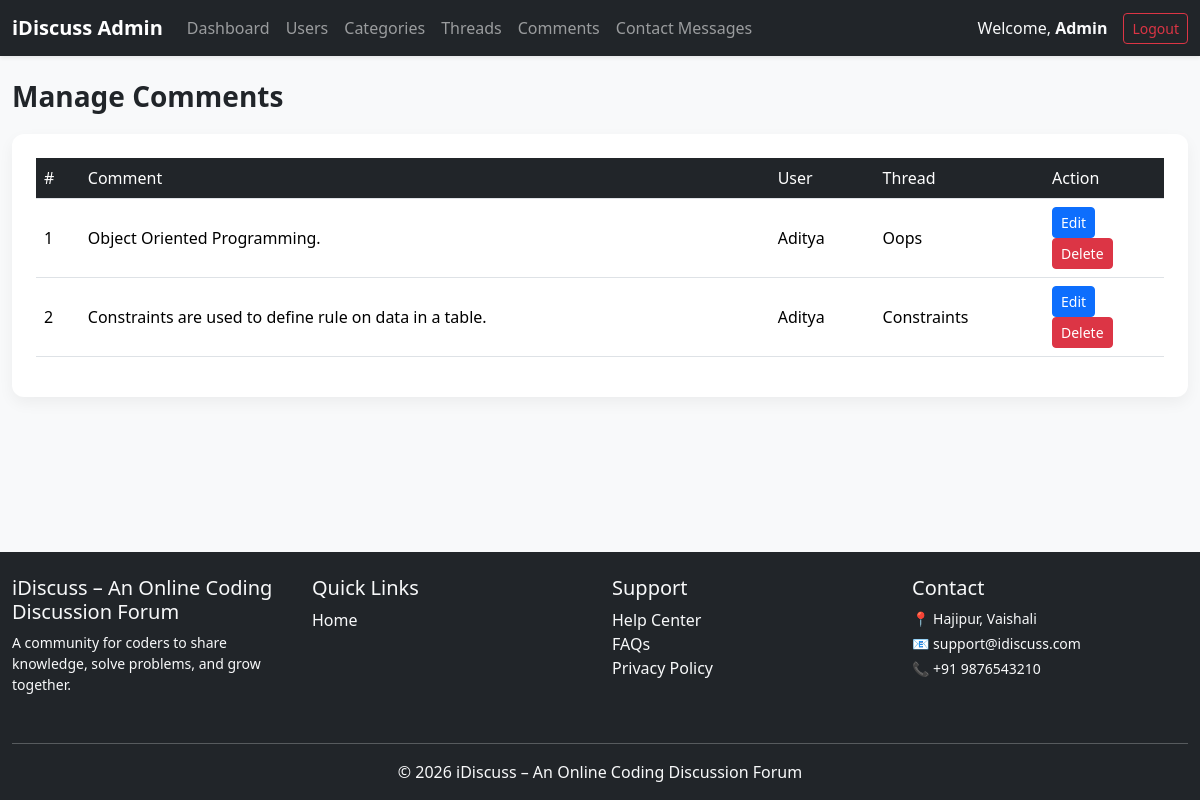
Page /admin/comments.php (signed in) on the committed database.
### tables this page shows
CREATE TABLE `comments` (
  `comment_id` int(8) NOT NULL,
  `comment_content` text NOT NULL,
  `thread_id` int(8) NOT NULL,
  `comment_by` int(8) NOT NULL,
  `comment_time` datetime NOT NULL DEFAULT current_timestamp()
);

CREATE TABLE `users` (
  `sno` int(8) NOT NULL,
  `username` varchar(30) NOT NULL,
  `email` varchar(100) NOT NULL,
  `password` varchar(255) NOT NULL,
  `timestamp` datetime NOT NULL,
  `role` varchar(10) DEFAULT 'user'
);

CREATE TABLE `thread` (
  `thread_id` int(7) NOT NULL,
  `thread_title` varchar(255) NOT NULL,
  `thread_desc` text NOT NULL,
  `thread_cat_id` int(7) NOT NULL,
  `thread_user_id` int(7) NOT NULL,
  `timestamp` datetime DEFAULT current_timestamp()
);

### admin/comments.php (the view, shortened to what this page needs)
<?php
require '../dbconnect.php';
require 'partials/header.php';
?>
<h3 class="page-title">Manage Comments</h3>
<div class="card admin-card p-4">
<table class="table table-hover admin-table table-hover">
<thead>
<tr>
    <th>#</th>
    <th>Comment</th>
    <th>User</th>
    <th>Thread</th>
    <th width="120">Action</th>
</tr>
</thead>
<tbody>
<?php
$res = mysqli_query($con, "
    SELECT comments.*, users.username, thread.thread_title
    FROM comments
    JOIN users ON comments.comment_by = users.sno
    JOIN thread ON comments.thread_id = thread.thread_id
");
$i = 1;
while ($row = mysqli_fetch_assoc($res)) {
    echo "
    <tr>
        <td>$i</td>
        <td>{$row['comment_content']}</td>
        <td>{$row['username']}</td>
        <td>{$row['thread_title']}</td>
        <td>
    <button
        class='btn btn-primary btn-sm'
        data-bs-toggle='modal'
        data-bs-target='#editModal'
        data-id='{$row['comment_id']}'
        data-comment=\"".htmlspecialchars($row['comment_content'])."\">
        Edit
    </button>
    <button
        class='btn btn-danger btn-sm'
        data-bs-toggle='modal'
        data-bs-target='#deleteModal'
        data-id='{$row['comment_id']}'>
        Delete
    </button>
</td>
    </tr>";
    $i++;
}
?>
</tbody>
</table>
</div>
<?php require 'partials/footer.php'; ?>

### admin/style.css (style rules this page uses)
html, body { height: 100%; margin: 0; }
body { display: flex; flex-direction: column; min-height: 100vh; background-color: #f4f6f9; font-family: "Segoe UI", Tahoma, Geneva, Verdana, sans-serif; }
.page-title { font-weight: 600; margin-bottom: 20px; }
.admin-card { border-radius: 12px; box-shadow: 0 6px 15px rgba(0,0,0,0.05); border: none; }
.admin-table th { background-color: #212529; color: #fff; font-weight: 500; }
.admin-table td { vertical-align: middle; }

### rows in the picture
comments: comment_content "Object Oriented Programming.", users.username "Aditya", thread.thread_title "Oops"
comments: comment_content "Constraints are used to define rule on data in a table.", users.username "Aditya", thread.thread_title "Constraints"

### other values in the picture
$_SESSION['username'] "Admin"
